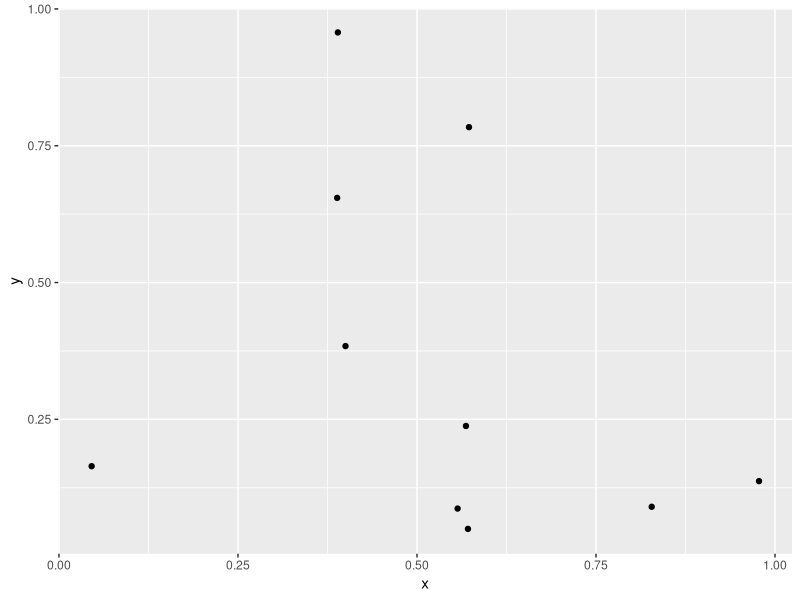

The R script that drew this image:
# This is a test to see what the LSP
# does
library(ggplot2)
library(dplyr)

df <- data.frame(
  x = runif(10),
  y = runif(10)
)

ggplot(df) +
  geom_point(aes(x = x, y = y))

df %>%
  head()

for (i in 1:4){
  print(i)
  # Here is a comment
}

{
  print("hello") 
  1 + 1
}

